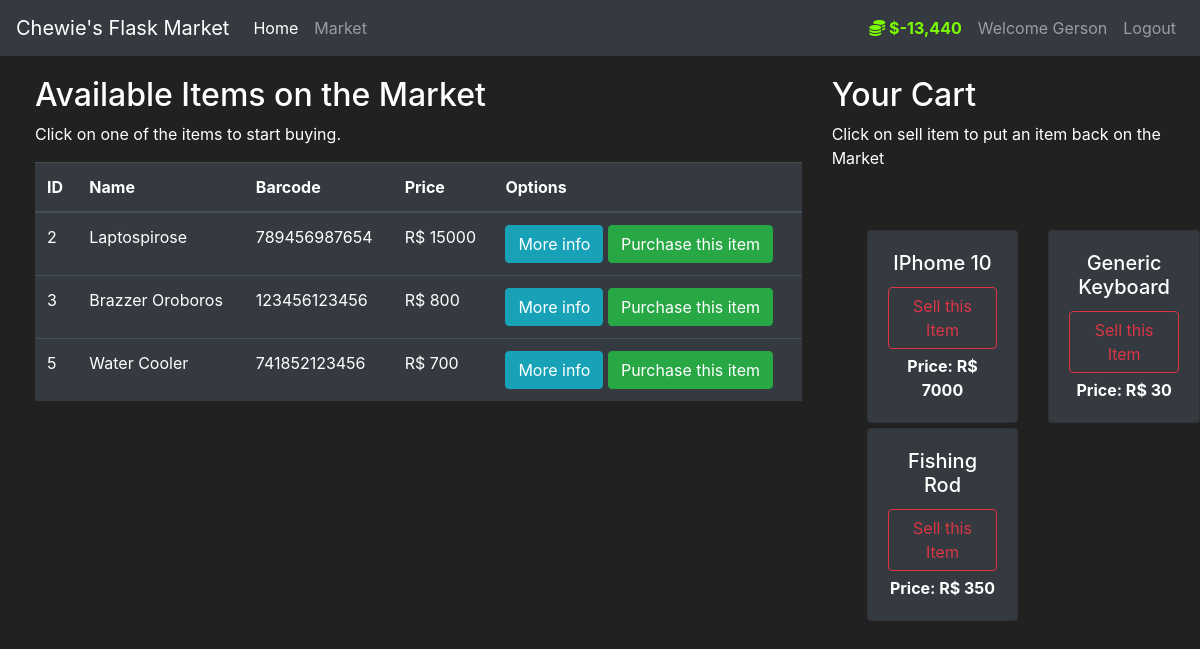
Page /market (signed in) on the committed database.
### market/models.py (models this page shows, shortened)
class User(db.Model, UserMixin):
    id = db.Column(db.Integer(), primary_key=True)
    username = db.Column(db.String(length=30), nullable=False, unique=True)
    email_address = db.Column(db.String(50), nullable=False, unique=True)
    password_hash = db.Column(db.String(length=60), nullable=False)
    budget = db.Column(db.Integer(), nullable=False, default=1000)
    items = db.relationship('Item', backref='owned_user', lazy=True)
    @property
    def prettier_budget(self):
        if len(str(self.budget)) >= 4:
            return f'${str(self.budget)[:-3]},{str(self.budget)[-3:]}'
        else:
            return '${}'.format(self.budget)
    @property
    def password(self):
        return self.password

class Item(db.Model):
    id = db.Column(db.Integer(), primary_key=True, autoincrement=True)
    name = db.Column(db.String(length=30), nullable=False, unique=True)
    price = db.Column(db.Integer(), nullable=False)
    barcode = db.Column(db.String(12), nullable=False, unique=True)
    description = db.Column(db.String(length=1024), nullable=False, unique=True)
    owner = db.Column(db.Integer(), db.ForeignKey('user.id'))

### market/routes.py (the view, shortened to what this page needs)
@app.route('/market', methods=['GET', 'POST'])
@login_required
def market_page():
    purchase_form = PurchaseItemForm()
    selling_form = SellItemForm()
    if request.method == 'GET':
        items = Item.query.filter_by(owner=None)
        owned_items = Item.query.filter_by(owner=current_user.id)
        return render_template('market.html', items=items, purchase_form=purchase_form, owned_items=owned_items, selling_form=selling_form)

### market/models.py (called while the page is built)
@login_manager.user_loader
def load_user(user_id):
    return User.query.get(int(user_id))

### market/templates/market.html
{% extends 'base.html' %} {% block title %} Market {% endblock title %} {% block content %}
<div class="row">
    <div class="col-8">
        <h2>Available Items on the Market</h2>
        <p>Click on one of the items to start buying.</p>
        <table class="table table-hover table-dark">
            <thead>
                <tr>
                    <th scope="col">ID</th>
                    <th scope="col">Name</th>
                    <th scope="col">Barcode</th>
                    <th scope="col">Price</th>
                    <th scope="col">Options</th>
                </tr>
            </thead>
            <tbody>
                {% for item in items %} {% include 'includes/items_modal.html' %}
                <tr>
                    <td>{{item.id}}</td>
                    <td>{{ item.name }}</td>
                    <td>{{ item.barcode }}</td>
                    <td>R$ {{ item.price }}</td>
                    <td>
                        <button class="btn btn-outline btn-info" data-toggle="modal" data-target="#Modal-MoreInfo-{{ item.id }}">More info</button>
                        <button class="btn btn-outline btn-success" data-toggle="modal" data-target="#Modal-PurchaseConfirm-{{ item.id }}">Purchase this item</button>
                    </td>
                </tr>
                {% endfor %}
            </tbody>
        </table>
    </div>
    <div class="col-4">
        <h2>Your Cart</h2>
        <p>Click on sell item to put an item back on the Market</p>
        <br>
        <div class="row">
            {% for owned_item in owned_items %} {% include 'includes/owned_items_modal.html' %}
            <div class="col-md-6">
                <div style="margin-bottom: 5px" class="card text-center bg-dark">
                    <div class="card-body">
                        <h5 class="card-title">{{ owned_item.name }}</h5>
                        <button type="button" class="btn btn-outline-danger" style="margin-bottom: 5px" data-toggle="modal" data-target="#Modal-SellingConfirm-{{ owned_item.id }}">
                                Sell this Item
                            </button>
                        <p class="card-text"><strong>
                            Price: R$ {{ owned_item.price }}
                        </strong></p>
                    </div>
                </div>
            </div>
            {% endfor %}
        </div>
    </div>
    {% endblock content %}

### market/templates/base.html (shortened to what this page needs)
<!DOCTYPE html>
<html lang="en">
<head>
    <link rel="stylesheet" href="https://cdn.jsdelivr.net/npm/bootstrap@4.5.3/dist/css/bootstrap.min.css" />
    <link rel="stylesheet" href="../static/css/main.css">
</head>
<body>
    <nav class="navbar navbar-expand-md navbar-dark bg-dark">
        <a class="navbar-brand" href="#">Chewie's Flask Market</a>
        <div class="collapse navbar-collapse" id="navbarNav">
            <ul class="navbar-nav mr-auto">
                <li class="nav-item active">
                    <a class="nav-link" href="{{ url_for('index') }}">Home <span class="sr-only">(current)</span></a>
                </li>
                <li class="nav-item">
                    <a class="nav-link" href="{{ url_for('market_page') }}">Market</a>
                </li>
            </ul>
            {% if current_user.is_authenticated %}
            <ul class="navbar-nav">
                <li class="nav-item">
                    <a class="nav-link " style="color:lawngreen; font-weight:bold">
                        <i class="fas fa-coins "></i> {{ current_user.prettier_budget }}
                    </a>
                </li>
                <li class="nav-item ">
                    <a class="nav-link ">Welcome {{ current_user.username }}</a>
                </li>
                <li class="nav-item ">
                    <a class="nav-link " href={{ url_for( 'logout_page' )}}>Logout</a>
                </li>
            </ul>
            {% endif %}
        </div>
    </nav>
    {% block content %} {% endblock content %}
</body>
</html>

### market/static/css/main.css (style rules this page uses)
body { background-color: #212121; color: white; }
.row { margin-top: 20px; margin-left: 20px; }

### rows in the picture
User: prettier_budget "$-13,440", username "Gerson"
Item: id "2", name "Laptospirose", barcode "789456987654", price "15000"
Item: id "3", name "Brazzer Oroboros", barcode "123456123456", price "800"
Item: id "5", name "Water Cooler", barcode "741852123456", price "700"
Item: name "IPhome 10", price "7000"
Item: name "Generic Keyboard", price "30"
Item: name "Fishing Rod", price "350"
